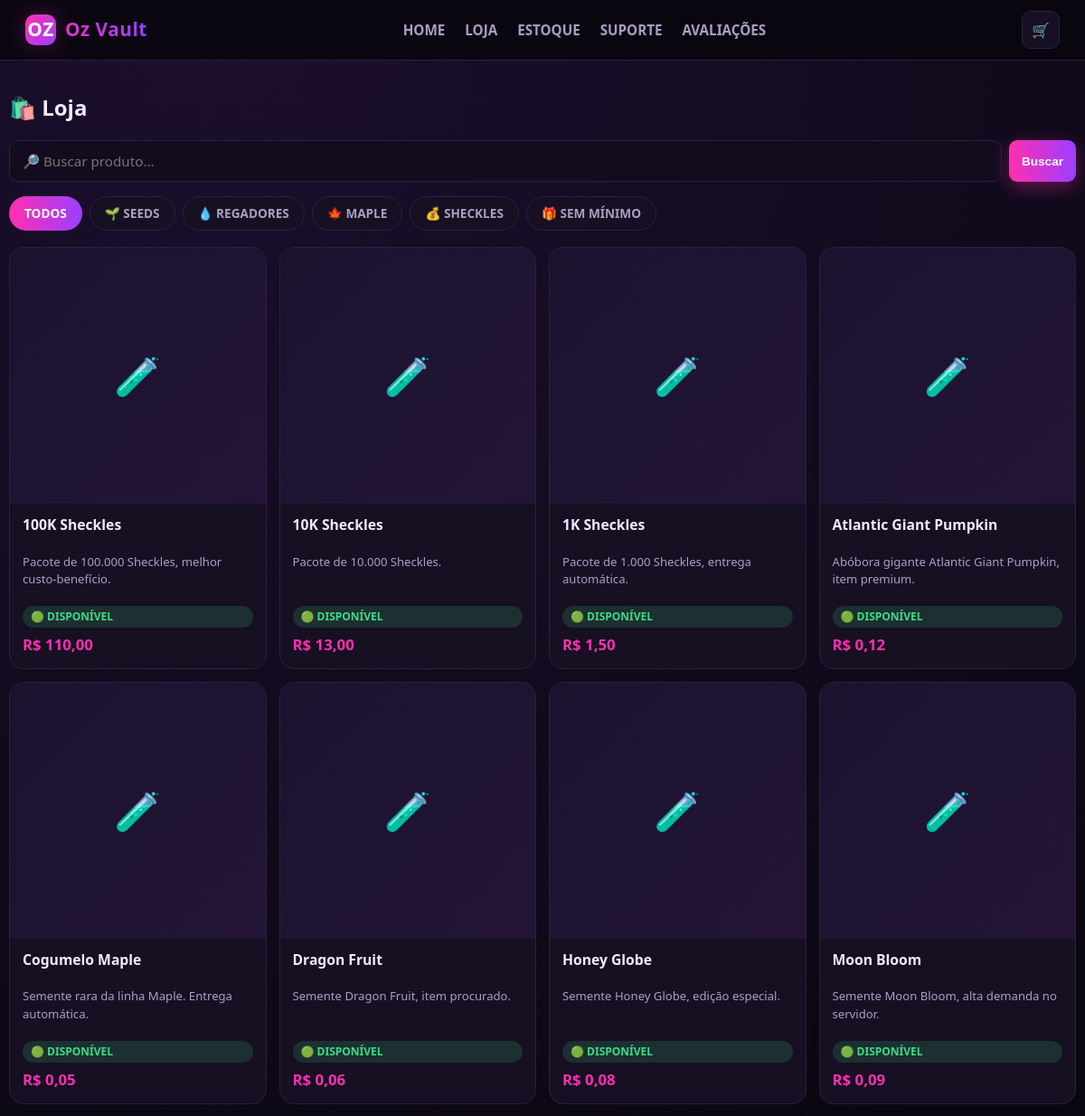
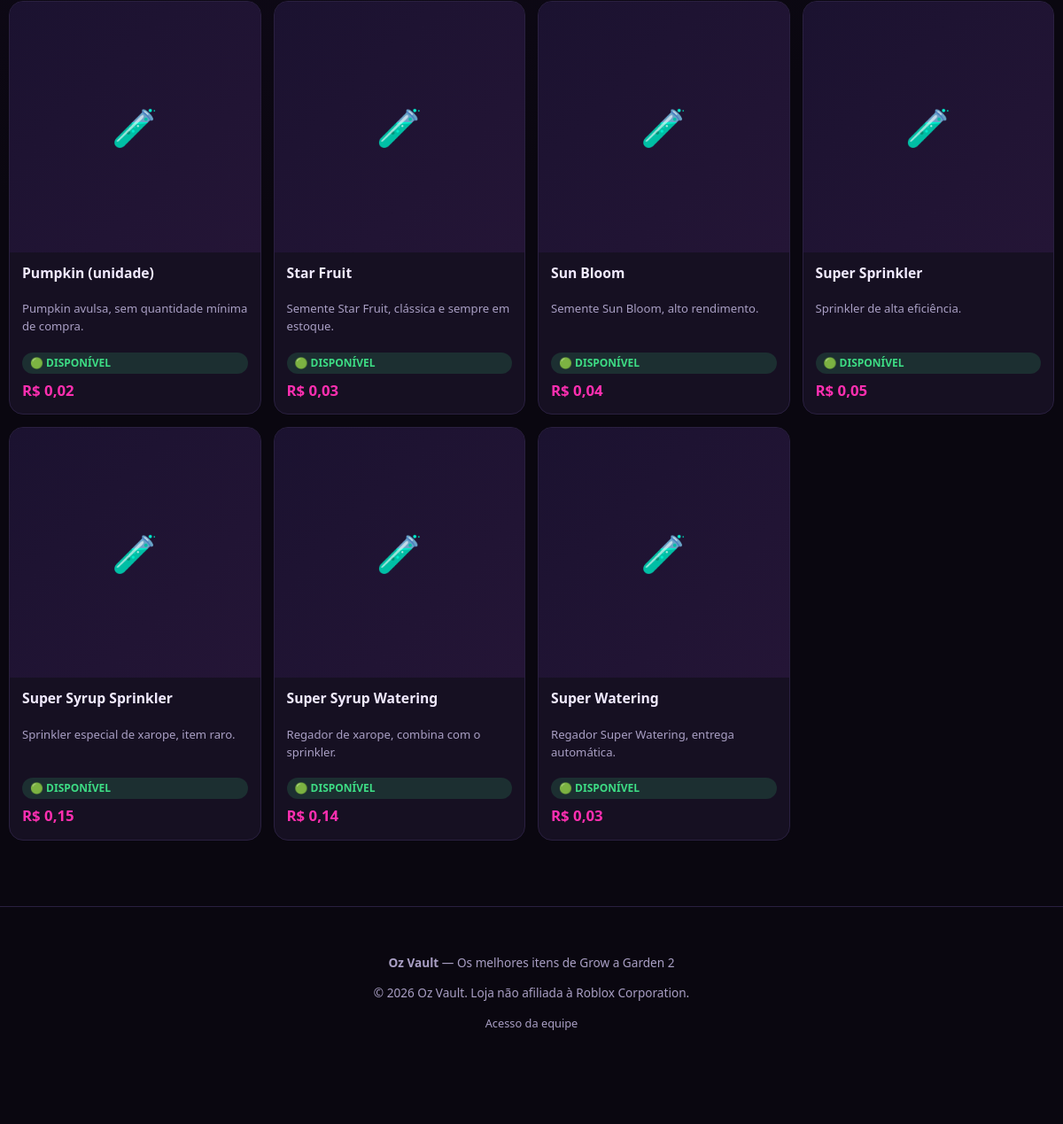
The page /loja on the database its author committed (2 pictures, top to bottom).
### tables this page shows
CREATE TABLE categories (
    id INTEGER PRIMARY KEY AUTOINCREMENT,
    slug TEXT UNIQUE NOT NULL,
    name TEXT NOT NULL,
    description TEXT,
    icon TEXT DEFAULT '📦',
    sort_order INTEGER DEFAULT 0
);

CREATE TABLE products (
    id INTEGER PRIMARY KEY AUTOINCREMENT,
    category_id INTEGER NOT NULL,
    name TEXT NOT NULL,
    description TEXT,
    image TEXT,
    background_image TEXT,
    base_price REAL NOT NULL DEFAULT 0,
    stock INTEGER NOT NULL DEFAULT 0,
    active INTEGER NOT NULL DEFAULT 1,
    created_at TEXT NOT NULL DEFAULT (datetime('now')),
    FOREIGN KEY(category_id) REFERENCES categories(id)
);

### app.py (the view)
@app.route("/loja")
def loja():
    db = get_db()
    q = request.args.get("q", "").strip()
    cat_slug = request.args.get("categoria", "todos")
    categories = db.execute("SELECT * FROM categories ORDER BY sort_order").fetchall()
    sql = """SELECT p.*, c.slug as cat_slug, c.name as cat_name FROM products p
              JOIN categories c ON c.id = p.category_id WHERE p.active = 1"""
    params = []
    if cat_slug and cat_slug != "todos":
        sql += " AND c.slug = ?"
        params.append(cat_slug)
    if q:
        sql += " AND (p.name LIKE ? OR p.description LIKE ?)"
        params.extend([f"%{q}%", f"%{q}%"])
    sql += " ORDER BY p.name"
    products = db.execute(sql, params).fetchall()
    products_out = []
    for p in products:
        state, label = stock_badge(p["stock"])
        products_out.append(dict(p, stock_state=state, stock_label=label))
    return render_template("loja.html", products=products_out, categories=categories,
                            q=q, cat_slug=cat_slug)

### app.py (called while the page is built)
def get_db():
    if "db" not in g:
        g.db = sqlite3.connect(DB_PATH)
        g.db.row_factory = sqlite3.Row
        g.db.execute("PRAGMA foreign_keys = ON")
    return g.db

def current_user():
    if "user_id" not in session:
        return None
    db = get_db()
    return db.execute("SELECT * FROM users WHERE id = ?", (session["user_id"],)).fetchone()

@app.context_processor
def inject_globals():
    settings = get_settings()
    return dict(
        store_name=STORE_NAME,
        store_tagline=STORE_TAGLINE,
        current_user=current_user(),
        cart_count=sum(item["qty"] for item in session.get("cart", {}).values()) if session.get("cart") else 0,
        order_status_map=ORDER_STATUS_MAP,
        site_settings=settings,
    )

def get_settings():
    db = get_db()
    rows = db.execute("SELECT key, value FROM settings").fetchall()
    return {r["key"]: r["value"] for r in rows}

def stock_badge(stock):
    if stock <= 0:
        return ("esgotado", "🔴 ESGOTADO")
    if stock < 20:
        return ("pouco", "🟡 POUCO ESTOQUE")
    return ("disponivel", "🟢 DISPONÍVEL")

### templates/loja.html (shortened to what this page needs)
{% extends "base.html" %}
{% block content %}
<section class="section container">
  <h2 class="section-title">🛍️ Loja</h2>
  <form class="search-bar" method="get">
    <input type="text" name="q" placeholder="🔎 Buscar produto..." value="{{ q }}">
    <button class="btn btn-primary btn-sm" type="submit">Buscar</button>
  </form>
  <div class="filters">
    <a href="{{ url_for('loja', q=q, categoria='todos') }}" class="filter-pill {{ 'active' if cat_slug == 'todos' else '' }}">TODOS</a>
    {% for c in categories %}
    <a href="{{ url_for('loja', q=q, categoria=c['slug']) }}" class="filter-pill {{ 'active' if cat_slug == c['slug'] else '' }}">{{ c['icon'] }} {{ c['name']|upper }}</a>
    {% endfor %}
  </div>
  {% if products %}
  <div class="grid">
    {% for p in products %}
    <a href="{{ url_for('produto_detail', product_id=p['id']) }}" class="card{{ ' card-bg' if p['background_image'] else '' }}"
       {% if p['background_image'] %}style="background-image:linear-gradient(180deg, rgba(10,7,16,0.35), rgba(10,7,16,0.92)), url('{{ p['background_image'] }}');"{% endif %}>
      <div class="card-media">{% if p['image'] %}<img src="{{ p['image'] }}" alt="{{ p['name'] }}">{% else %}🧪{% endif %}</div>
      <div class="card-body">
        <div class="card-title">{{ p['name'] }}</div>
        <p class="card-desc">{{ p['description']|truncate(60) }}</p>
        <span class="badge-status badge-{{ p['stock_state'] }}">{{ p['stock_label'] }}</span>
        <div class="card-meta">
          <span class="card-price">R$ {{ "%.2f"|format(p['base_price'])|replace(".", ",") }}</span>
        </div>
      </div>
    </a>
    {% endfor %}
  </div>
  {% else %}
  <div class="empty-state">
    <p>Nenhum produto encontrado{% if q %} para "{{ q }}"{% endif %}.</p>
  </div>
  {% endif %}
</section>
{% endblock %}

### static/css/style.css (style rules this page uses)
:root { --bg: #0a0710; --bg-alt: #120c1e; --card: #161022; --card-hover: #1d1530; --border: #2a2040; --pink: #ff2fb0; --purple: #9b3fff; --blue: #3fa9ff; --text: #f1eaff; --text-dim: #a99fc4; --green: #3ddc84; --yellow: #ffcc33; --red: #ff4d6d; --radius: 16px; --shadow-glow: 0 0 24px rgba(255, 47, 176, 0.25); }
* { box-sizing: border-box; }
body { margin: 0; background: radial-gradient(circle at 20% 0%, #1c0f2e 0%, var(--bg) 55%); color: var(--text); font-family: 'Segoe UI', Roboto, Helvetica, Arial, sans-serif; line-height: 1.5; min-height: 100vh; }
a { color: inherit; text-decoration: none; }
.container { max-width: 1180px; margin: 0 auto; padding: 0 18px; }
.btn { display: inline-flex; align-items: center; justify-content: center; gap: 6px; padding: 12px 22px; border-radius: 12px; font-weight: 700; font-size: 0.95rem; border: none; cursor: pointer; transition: transform .15s ease, box-shadow .15s ease, opacity .15s ease; }
.btn-primary { background: linear-gradient(90deg, var(--pink), var(--purple)); color: #fff; box-shadow: 0 6px 20px rgba(255, 47, 176, 0.35); }
.btn-sm { padding: 8px 14px; font-size: 0.85rem; border-radius: 9px; }
.section { padding: 34px 0; }
.section-title { font-size: 1.5rem; font-weight: 800; margin: 0 0 18px; display: flex; align-items: center; gap: 8px; }
.grid { display: grid; grid-template-columns: repeat(2, 1fr); gap: 14px; }
@media (min-width: 640px) { .grid { grid-template-columns: repeat(3, 1fr); } }
@media (min-width: 960px) { .grid { grid-template-columns: repeat(4, 1fr); } }
.card { background: var(--card); border: 1px solid var(--border); border-radius: var(--radius); overflow: hidden; transition: transform .18s ease, box-shadow .18s ease, border-color .18s ease; display: flex; flex-direction: column; }
.card-media { aspect-ratio: 1 / 1; background: linear-gradient(135deg, #1b1230, #241536); display: flex; align-items: center; justify-content: center; font-size: 2.6rem; }
.card-body { padding: 12px 14px 14px; display: flex; flex-direction: column; gap: 6px; flex: 1; }
.card-title { font-weight: 700; font-size: 0.98rem; }
.card-desc { color: var(--text-dim); font-size: 0.82rem; flex: 1; }
.card-meta { display: flex; justify-content: space-between; align-items: center; font-size: 0.82rem; color: var(--text-dim); }
.card-price { color: var(--pink); font-weight: 800; font-size: 1.05rem; }
.badge-status { font-size: 0.75rem; font-weight: 700; padding: 3px 9px; border-radius: 20px; display: inline-block; }
.badge-disponivel { background: rgba(61,220,132,0.15); color: var(--green); }
input, select, textarea { width: 100%; background: var(--bg-alt); border: 1px solid var(--border); border-radius: 10px; padding: 12px 14px; color: var(--text); font-size: 0.95rem; font-family: inherit; }
.filters { display: flex; flex-wrap: wrap; gap: 8px; margin-bottom: 18px; }
.filter-pill { padding: 8px 16px; border-radius: 20px; font-size: 0.85rem; font-weight: 600; border: 1px solid var(--border); color: var(--text-dim); background: var(--card); }
.filter-pill.active { background: linear-gradient(90deg, var(--pink), var(--purple)); color: #fff; border-color: transparent; }
.search-bar { display: flex; gap: 8px; margin-bottom: 16px; }

### rows shown on the page
categories: icon "🌱", name "SEEDS"
categories: icon "💧", name "REGADORES"
categories: icon "🍁", name "MAPLE"
categories: icon "💰", name "SHECKLES"
categories: icon "🎁", name "SEM MÍNIMO"
products: name "100K Sheckles", description "Pacote de 100.000 Sheckles, melhor custo-benefício.", stock_label "🟢 DISPONÍVEL", base_price "110,00"
products: name "10K Sheckles", description "Pacote de 10.000 Sheckles.", stock_label "🟢 DISPONÍVEL", base_price "13,00"
products: name "1K Sheckles", description "Pacote de 1.000 Sheckles, entrega automática.", stock_label "🟢 DISPONÍVEL", base_price "1,50"
products: name "Atlantic Giant Pumpkin", description "Abóbora gigante Atlantic Giant Pumpkin, item premium.", stock_label "🟢 DISPONÍVEL", base_price "0,12"
products: name "Cogumelo Maple", description "Semente rara da linha Maple. Entrega automática.", stock_label "🟢 DISPONÍVEL", base_price "0,05"
products: name "Dragon Fruit", description "Semente Dragon Fruit, item procurado.", stock_label "🟢 DISPONÍVEL", base_price "0,06"
products: name "Honey Globe", description "Semente Honey Globe, edição especial.", stock_label "🟢 DISPONÍVEL", base_price "0,08"
products: name "Moon Bloom", description "Semente Moon Bloom, alta demanda no servidor.", stock_label "🟢 DISPONÍVEL", base_price "0,09"
products: name "Pumpkin (unidade)", description "Pumpkin avulsa, sem quantidade mínima de compra.", stock_label "🟢 DISPONÍVEL", base_price "0,02"
products: name "Star Fruit", description "Semente Star Fruit, clássica e sempre em estoque.", stock_label "🟢 DISPONÍVEL", base_price "0,03"
products: name "Sun Bloom", description "Semente Sun Bloom, alto rendimento.", stock_label "🟢 DISPONÍVEL", base_price "0,04"
products: name "Super Sprinkler", description "Sprinkler de alta eficiência.", stock_label "🟢 DISPONÍVEL", base_price "0,05"
products: name "Super Syrup Sprinkler", description "Sprinkler especial de xarope, item raro.", stock_label "🟢 DISPONÍVEL", base_price "0,15"
products: name "Super Syrup Watering", description "Regador de xarope, combina com o sprinkler.", stock_label "🟢 DISPONÍVEL", base_price "0,14"
products: name "Super Watering", description "Regador Super Watering, entrega automática.", stock_label "🟢 DISPONÍVEL", base_price "0,03"

### other values the page prints
{{ store_name }} "Oz Vault"
{{ store_tagline }} "Os melhores itens de Grow a Garden 2"
